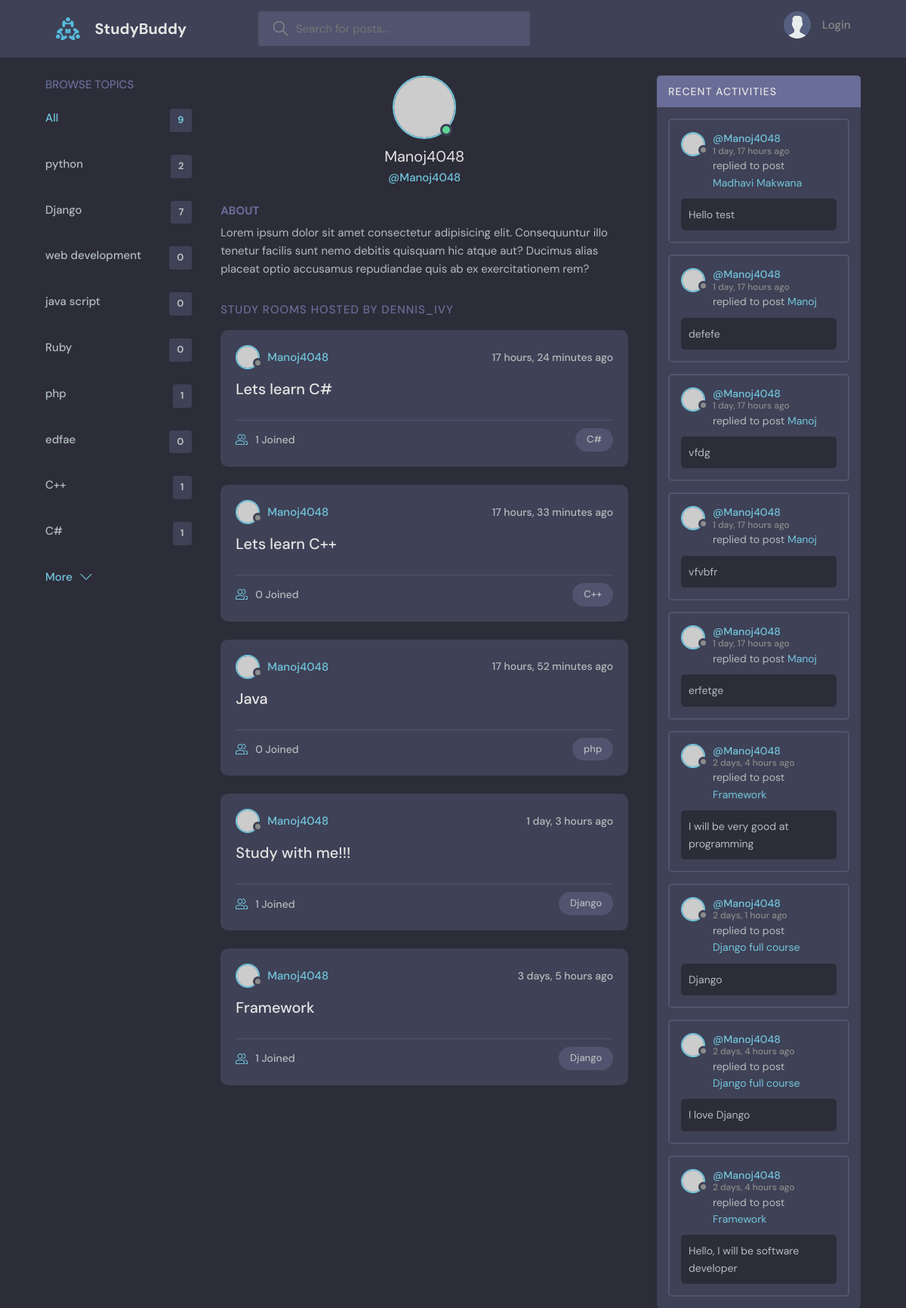
Page /profile/1/ on the committed database.
### base/models.py (models this page shows)
class Topic(models.Model):
    name = models.CharField(max_length=200)
    def __str__(self):
        return self.name

class Room(models.Model):
    host = models.ForeignKey(User, on_delete=models.SET_NULL, null=True)
    topic = models.ForeignKey(Topic, on_delete=models.SET_NULL, null=True)
    name = models.CharField(max_length=200)
    description = models.TextField(null=True, blank = True)
    participants = models.ManyToManyField(User, related_name="participants", blank = True)
    updated = models.DateTimeField(auto_now=True)
    created = models.DateTimeField(auto_now_add=True)
    class Meta:
        ordering = ['-updated','-created']
    def __str__(self):
        return self.name

class Message(models.Model):
    user = models.ForeignKey(User, on_delete=models.CASCADE)
    room = models.ForeignKey(Room, on_delete=models.CASCADE)
    body = models.TextField()
    updated = models.DateTimeField(auto_now=True)
    created = models.DateTimeField(auto_now_add=True)
    class Meta:
        ordering = ['-updated','-created']
    def __str__(self):
        return self.body[0:50]

### base/views.py (the view)
# urls.py: path('profile/<str:pk>/', views.userProfile, name="profile"),
def userProfile(request, pk):
    user = User.objects.get( id=pk )
    print('user :', user)
    rooms = user.room_set.all()
    print('rooms:', rooms)
    room_messages = user.message_set.all()
    print('room_messages:', room_messages)
    topics = Topic.objects.all()
    context = {'user': user, 'rooms': rooms, 'room_messages': room_messages, 'topics': topics}
    print('context:', context)
    return render(request, 'base/profile.html', context)

### base/templates/base/profile.html (shortened to what this page needs)
{% extends 'main.html' %}
{% block content %}
  <main class="profile-page layout layout--3">
    <div class="container">
      {% include 'base/topic_components.html' %}
      <div class="roomList">
        <div class="profile">
          <div class="profile__avatar">
            <div class="avatar avatar--large active">
              <img src="https://randomuser.me/api/portraits/men/11.jpg" />
            </div>
          </div>
          <div class="profile__info">
            <h3>{{user.username}}</h3>
            <p>@{{user.username}}</p>
          </div>
          <div class="profile__about">
            <h3>About</h3>
            <p>
              Lorem ipsum dolor sit amet consectetur adipisicing elit. Consequuntur illo tenetur
              facilis sunt nemo debitis quisquam hic atque aut? Ducimus alias placeat optio
              accusamus repudiandae quis ab ex exercitationem rem?
            </p>
          </div>
        </div>
        <div class="roomList__header">
          <div>
            <h2>Study Rooms Hosted by dennis_ivy</a>
            </h2>
          </div>
        </div>
        {% include 'base/feed_components.html' %}
      </div>
      {% include 'base/activity_components.html' %}
    </div>
  </main>
  {% endblock %}

### base/templates/base/topic_components.html
<div class="topics">
    <div class="topics__header">
      <h2>Browse Topics</h2>
    </div>
    <ul class="topics__list">
      <li>
        <a href="{% url 'home' %}" class="active">All <span>{{topics.count}}</span></a>
      </li>
      {% for topic in topics %}
      <li>
        <a href="{% url 'home' %}?q={{topic.name}}">{{topic.name}}<span>{{topic.room_set.all.count}}</span></a>
      </li>
      {% endfor %}
    </ul>
    <a class="btn btn--link" href="{% url 'topics' %}">
      More
      <svg version="1.1" xmlns="http://www.w3.org/2000/svg" width="32" height="32" viewBox="0 0 32 32">
        <title>chevron-down</title>
        <path d="M16 21l-13-13h-3l16 16 16-16h-3l-13 13z"></path>
      </svg>
    </a>
  </div>

### base/templates/base/feed_components.html (shortened to what this page needs)
{% for room in rooms %}
<div class="roomListRoom">
    <div class="roomListRoom__header">
      <a href="{% url 'profile' room.host.id %}" class="roomListRoom__author">
        <div class="avatar avatar--small">
          <img src="https://randomuser.me/api/portraits/women/11.jpg" />
        </div>
        <span>{{room.host.username}}</span>
      </a>
      <div class="roomListRoom__actions">
        <span>{{room.created|timesince}} ago</span>
      </div>
    </div>
    <div class="roomListRoom__content">
      <a href="{% url 'room' room.id %}">{{room.name}}</a>
    </div>
    <div class="roomListRoom__meta">
      <a href="{% url 'room' room.id %}" class="roomListRoom__joined">
        {{ room.participants.all.count}} Joined
      </a>
      <p class="roomListRoom__topic">{{room.topic.name}}</p>
    </div>
  </div>
  {% endfor %}

### base/templates/base/activity_components.html (shortened to what this page needs)
<div class="activities">
    <div class="activities__header">
      <h2>Recent Activities</h2>
    </div>
    {% for message in room_messages %}
    <div class="activities__box">
      <div class="activities__boxHeader roomListRoom__header">
        <a href="{% url 'profile' message.user.id %}" class="roomListRoom__author">
          <div class="avatar avatar--small">
            <img src="https://randomuser.me/api/portraits/women/11.jpg" />
          </div>
          <p>
            @{{message.user}}
            <span> {{message.created|timesince}} ago</span>
          </p>
        </a>
      </div>
      <div class="activities__boxContent">
        <p>replied to post <a href="{% url 'room' message.room.id %}">{{message.room}}</a></p>
        <div class="activities__boxRoomContent">
          {{message.body}}
        </div>
      </div>
    </div>
    {% endfor %}
  </div>

### rows in the picture
Topic: name "python", room_set.all.count "2"
Topic: name "Django", room_set.all.count "7"
Topic: name "web development", room_set.all.count "0"
Topic: name "java script", room_set.all.count "0"
Topic: name "Ruby", room_set.all.count "0"
Topic: name "php", room_set.all.count "1"
Topic: name "edfae", room_set.all.count "0"
Topic: name "C++", room_set.all.count "1"
Topic: name "C#", room_set.all.count "1"
Room: host.username "Manoj4048", created "17 hours, 24 minutes", name "Lets learn C#", participants.all.count "1", topic.name "C#"
Room: host.username "Manoj4048", created "17 hours, 33 minutes", name "Lets learn C++", participants.all.count "0", topic.name "C++"
Room: host.username "Manoj4048", created "17 hours, 52 minutes", name "Java", participants.all.count "0", topic.name "php"
Room: host.username "Manoj4048", created "1 day, 3 hours", name "Study with me!!!", participants.all.count "1", topic.name "Django"
Room: host.username "Manoj4048", created "3 days, 5 hours", name "Framework", participants.all.count "1", topic.name "Django"
Message: user "Manoj4048", created "1 day, 17 hours", room "Madhavi Makwana", body "Hello test"
Message: user "Manoj4048", created "1 day, 17 hours", room "Manoj", body "defefe"
Message: user "Manoj4048", created "1 day, 17 hours", room "Manoj", body "vfdg"
Message: user "Manoj4048", created "1 day, 17 hours", room "Manoj", body "vfvbfr"
Message: user "Manoj4048", created "1 day, 17 hours", room "Manoj", body "erfetge"
Message: user "Manoj4048", created "2 days, 4 hours", room "Framework", body "I will be very good at programming"
Message: user "Manoj4048", created "2 days, 1 hour", room "Django full course", body "Django"
Message: user "Manoj4048", created "2 days, 4 hours", room "Django full course", body "I love Django"
Message: user "Manoj4048", created "2 days, 4 hours", room "Framework", body "Hello, I will be software developer"

### other values in the picture
{{ topics.count }} "9"
{{ user.username }} "Manoj4048"
